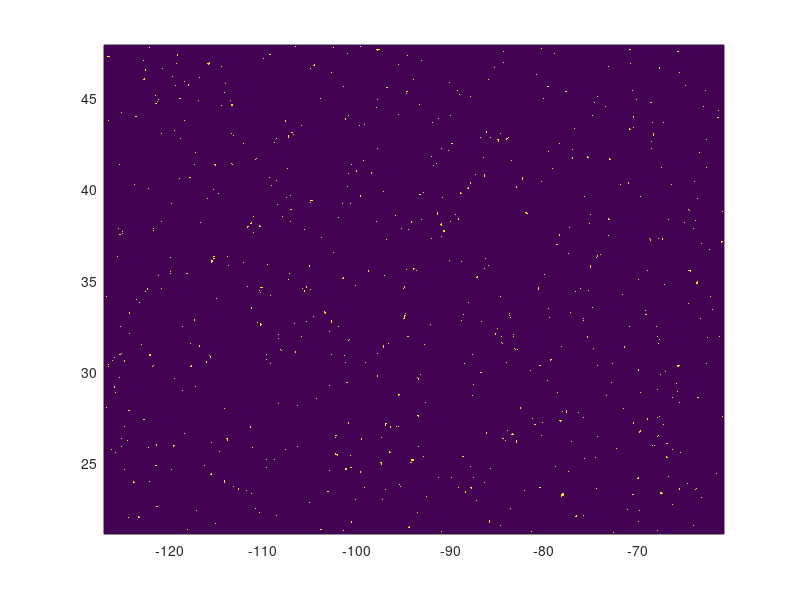

The MATLAB source for this figure:
clear all;
close all;
[x2,y2]=meshgrid(47.9:-0.0253:47.9-0.0253*1058,-127:0.0407:-127+0.0407*1626);
% indcirc=zeros(1627,1059);
nbfcst = 1e3+8e3*rand(1627,1059);
nbobs = 1e3+8e3*rand(1627,1059);
save('./nbfcst.mat','nbfcst');
save('./nbobs.mat','nbobs');


% randnum=rand(1627,1059);
indcirc=medfilt2(nbfcst>6.5e3,[7 7]);

% for i=1:1627
%     for j=1:1059
%         if sqrt((x2(800,500)-x2(i,j))^2+(y2(800,500)-y2(i,j))^2)>=2
%             indcirc(i,j)=1;
%         else
%             indcirc(i,j)=0;
%         end
%     end
% end
fig=figure;
set(fig,'Position',[100 100 1200 500]);
pcolor(y2,x2,double(indcirc))
shading flat
% axis square
